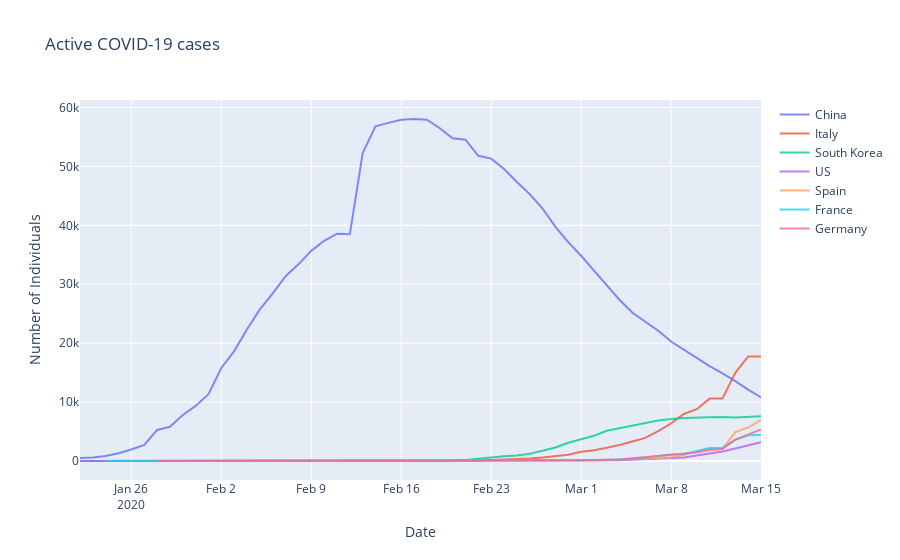

Here is the notebook cell this chart was saved with:
### Code cell
fig = go.Figure()
fig.add_trace(go.Scatter(
                x=df[df['Country/Region'] == 'China'].groupby('date')['date'].first(),
                y=df[df['Country/Region'] == 'China'].groupby('date')['Active'].sum(),
                name="China",
                opacity=0.8))

fig.add_trace(go.Scatter(
                x=df[df['Country/Region'] == 'Italy'].groupby('date')['date'].first(),
                y=df[df['Country/Region'] == 'Italy'].groupby('date')['Active'].sum(),
                name="Italy",
                opacity=0.8))

fig.add_trace(go.Scatter(
                x=df[df['Country/Region'] == 'South Korea'].groupby('date')['date'].first(),
                y=df[df['Country/Region'] == 'South Korea'].groupby('date')['Active'].sum(),
                name="South Korea",
                opacity=0.8))

fig.add_trace(go.Scatter(
                x=df[df['Country/Region'] == 'US'].groupby('date')['date'].first(),
                y=df[df['Country/Region'] == 'US'].groupby('date')['Active'].sum(),
                name="US",
                opacity=0.8))

fig.add_trace(go.Scatter(
                x=df[df['Country/Region'] == 'Spain'].groupby('date')['date'].first(),
                y=df[df['Country/Region'] == 'Spain'].groupby('date')['Active'].sum(),
                name="Spain",
                opacity=0.8))

fig.add_trace(go.Scatter(
                x=df[df['Country/Region'] == 'France'].groupby('date')['date'].first(),
                y=df[df['Country/Region'] == 'France'].groupby('date')['Active'].sum(),
                name="France",
                opacity=0.8))

fig.add_trace(go.Scatter(
                x=df[df['Country/Region'] == 'Germany'].groupby('date')['date'].first(),
                y=df[df['Country/Region'] == 'Germany'].groupby('date')['Active'].sum(),
                name="Germany",
                opacity=0.8))

fig.update_layout(title="Active COVID-19 cases",
                  xaxis_title="Date",
                  yaxis_title="Number of Individuals")

fig.show()
